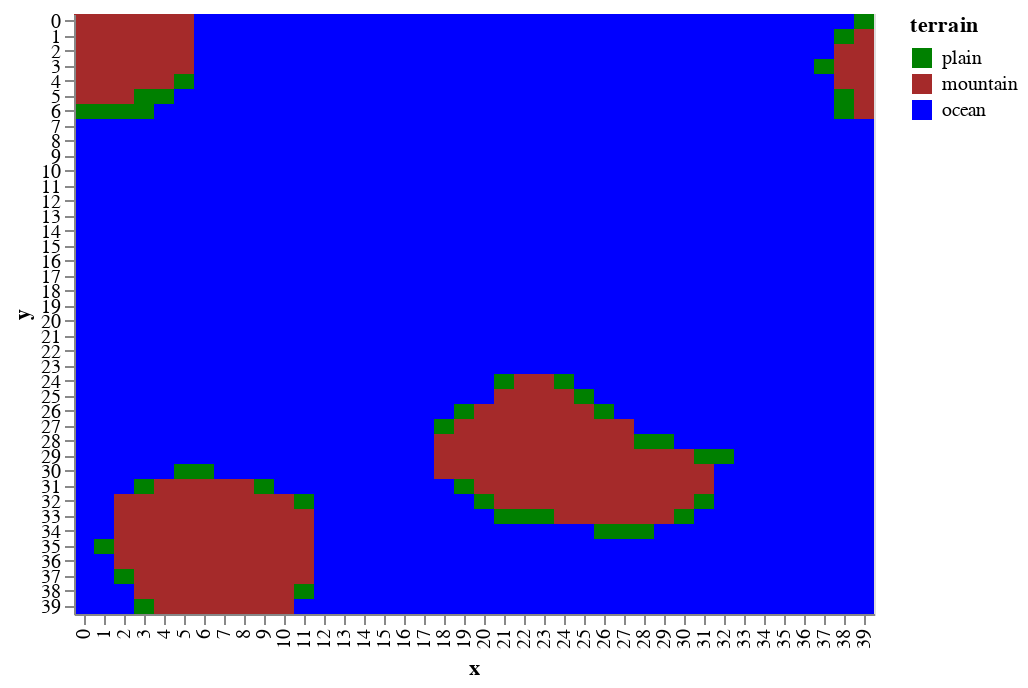

Notebook code for this chart:
### Markdown cell above
If the oceans were to come in at `height == 0` then you can assume that lower terrain is _under water_

### Code cell
draw.drawTerrainTypes(world.grid_elevation,world.landscape)

### Figure 1 — Vega-Lite specification as saved in the notebook (floating-point values rounded to 4 significant figures; data arrays with more than 128 entries replaced by an {"elided": "..."} marker saying what was removed)
{"$schema": "https://vega.github.io/schema/vega-lite/v2.6.0.json", "config": {"view": {"height": 300, "width": 400}}, "data": {"name": "data-bdf12c9ea81327721ab6ef8ce53b6fb5"}, "datasets": {"data-bdf12c9ea81327721ab6ef8ce53b6fb5": {"elided": "1600 records"}}, "encoding": {"color": {"field": "terrain", "scale": {"domain": ["plain", "mountain", "ocean"], "range": ["green", "brown", "blue"]}, "type": "nominal"}, "x": {"field": "x", "type": "ordinal"}, "y": {"field": "y", "type": "ordinal"}}, "mark": "rect"}
